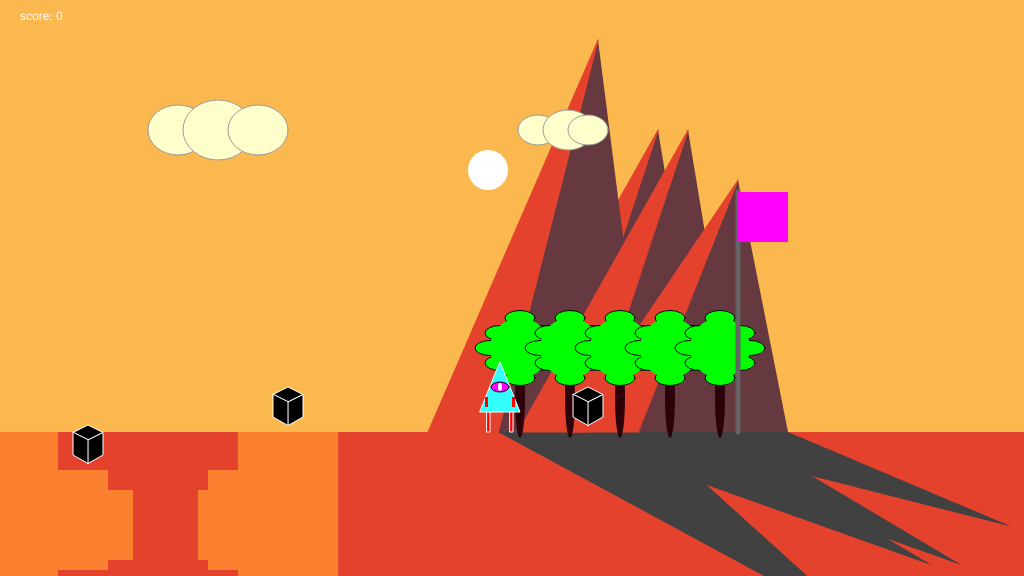
Frame 1 (no input)
Frame 60 (no input): identical to frame 1, image omitted
Frame 120 (the mouse pressed at the canvas centre since frame 60): identical to frame 1, image omitted

The p5.js sketch that drew this single still picture (run headless with seeded random() and noise() and a simulated clock; from frame 60 on, the mouse is pressed at the canvas centre):

// p5.js sketch
// ── sketch.js
/*

The Game Project

Week 14

Game mechanics

*/

var gameChar_x;
var gameChar_y;
var floorPos_y;
var isLeft;
var isRight;
var isFalling;
var isPlummeting;
var tree_x;
var treePos_y;
var cloud;
var mountain;
var cameraPosX;
var collectables;
var canyons;
var game_score;
var flagpole;
var lives;


function setup()
{
	createCanvas(1024, 576);
	floorPos_y = height * 3/4;
	gameChar_x = width/2;
	gameChar_y = floorPos_y;
	isLeft = false;
	isRight = false;
	isFalling = false;
	isPlummeting = false;
	tree_x = [width/2, width/2 + 50, width/2 + 100, 
			  width/2 + 150, width/2 + 200];
	treePos_y = height/2; 
	cloud = [{x: 190, size: 60}, {x: 230, size: 70}, {x: 270, size: 60},
			 {x: 550, size: 40}, {x: 580, size: 50}, {x: 600, size: 40}];
	mountain = [{x_pos: 570, y_pos: 432, height:-302},
				{x_pos: 510, y_pos: 432, height:-392},
				{x_pos: 600, y_pos: 432, height:-302},
				{x_pos: 650, y_pos: 432, height:-252}];
	cameraPosX = 0;
	collectables = [{x_pos: 100, y_pos: 440, size: 15, isFound: false},
					{x_pos: 300, y_pos: floorPos_y - 30, size: 15, isFound: false},
					{x_pos: 600, y_pos: floorPos_y - 30, size: 15, isFound: false}];
	canyons = [{x_pos: 0, y_pos: 100, width: 100},
				{x_pos: 1050, y_pos: 100, width: 100},
				{x_pos: 1500, y_pos: 100, width: 100}];
	
	game_score = 0;		
	flagpole = { isReached: false, x_pos: 750 };
	lives = 3;
	
}

function draw()
{

	///////////DRAWING CODE//////////
	cameraPosX = gameChar_x - 500;

	noStroke();
	fill(229,66,45);
	background(251,184,79); // fill the sky orange
	rect(0, floorPos_y, width, height - floorPos_y); // draw some orange ground
	push();
	translate(-cameraPosX, 0);

	// Sun 
	fill(255);
	ellipse(500, 170, 40, 40);

	// Mountain
	drawMountains();
	
	//1. a cloud in the sky
	drawClouds();
	
	// tree
	drawTrees();
	
	// a canyon
	for(var i = 0; i < canyons.length; i++) {
		drawCanyon(canyons[i]);
		// Check if character is over the canyon x-axis
		checkCanyon(canyons[i]);
	}
	
	// draw flagpole
	renderFlagpole();
	
	// check Flagpole
	if(flagpole.isReached == false)
	{
		checkFlagpole();
	}

	checkPlayerDie();
	
	// collectables
	for(var i = 0; i < collectables.length; i++) {
		if(!collectables[i].isFound) 
		{
			// collectable token - eg. a jewel, fruit, coins
			drawCollectable(collectables[i]);
			// Check collectable
			checkCollectable(collectables[i]);
		}
		
	}
	
	
	// the game character
	// Make character fall 
	if(isPlummeting == true)
	{
		gameChar_y += 1;
	}

	if(isLeft && isFalling)
	{
		// add your jumping-left code
		// body
		fill(50, 350, 400);
		triangle(gameChar_x - 20, gameChar_y - 20, gameChar_x + 20, gameChar_y - 20, gameChar_x, gameChar_y - 70);

		// arms
		fill(350, 0, 0);
		rect(gameChar_x - 11, gameChar_y - 55, 3, 12);
		rect(gameChar_x + 7, gameChar_y - 35, 10, 3);

		
		// legs
		fill(350, 0, 0);
		rect(gameChar_x - 8, gameChar_y - 20, 3, 10);
		rect(gameChar_x - 5, gameChar_y - 13, 3, 10);
		rect(gameChar_x, gameChar_y - 20, 3, 10);
		rect(gameChar_x + 3, gameChar_y - 13, 3, 10);
		

		// eyes
		fill(350, 0, 400);
		stroke(5);
		ellipse(gameChar_x - 8, gameChar_y - 45, 6, 10);
		noStroke();
		fill(400, 300, 400);
		ellipse(gameChar_x - 9, gameChar_y - 45, 3, 8);

	}
	else if(isRight && isFalling)
	{
		// add your jumping-right code
		// body
		fill(50, 350, 400);
		triangle(gameChar_x - 20, gameChar_y - 20, gameChar_x + 20, gameChar_y - 20, gameChar_x, gameChar_y - 70);

		// arms
		fill(350, 0, 0);
		rect(gameChar_x - 17, gameChar_y - 35, 10, 3);
		rect(gameChar_x + 10, gameChar_y - 55, 3, 12);

		
		// legs
		fill(350, 0, 0);
		rect(gameChar_x - 8, gameChar_y - 20, 3, 10);
		rect(gameChar_x - 10, gameChar_y - 13, 3, 10);
		rect(gameChar_x, gameChar_y - 20, 3, 10);
		rect(gameChar_x - 3, gameChar_y - 13, 3, 10);
		

		// eyes
		fill(350, 0, 400);
		stroke(5);
		ellipse(gameChar_x + 8, gameChar_y - 45, 6, 10);
		noStroke();
		fill(400, 300, 400);
		ellipse(gameChar_x + 9, gameChar_y - 45, 3, 8);

	}
	else if(isLeft)
	{
		// add your walking left code
		gameChar_x -= 4;
		// body
		fill(50, 350, 400);
		triangle(gameChar_x - 20, gameChar_y - 20, gameChar_x + 20, gameChar_y - 20, gameChar_x, gameChar_y - 70);

		// arms
		fill(350, 0, 0);
		rect(gameChar_x + 7, gameChar_y - 35, 10, 3);

		
		// legs
		fill(350, 0, 0);
		rect(gameChar_x - 8, gameChar_y - 20, 3, 20);
		rect(gameChar_x, gameChar_y - 20, 3, 10);
		rect(gameChar_x + 3, gameChar_y - 13, 3, 10);

		// eyes
		fill(350, 0, 400);
		stroke(5);
		ellipse(gameChar_x - 8, gameChar_y - 45, 6, 10);
		noStroke();
		fill(400, 300, 400);
		ellipse(gameChar_x - 9, gameChar_y - 45, 3, 8);

	}
	else if(isRight)
	{
		// add your walking right code
		gameChar_x += 4;
		// body
		fill(50, 350, 400);
		triangle(gameChar_x - 20, gameChar_y - 20, gameChar_x + 20, gameChar_y - 20, gameChar_x, gameChar_y - 70);

		// arms
		fill(350, 0, 0);
		rect(gameChar_x - 17, gameChar_y - 35, 10, 3);

		
		// legs
		fill(350, 0, 0);
		rect(gameChar_x - 8, gameChar_y - 20, 3, 10);
		rect(gameChar_x - 10, gameChar_y - 13, 3, 10);
		rect(gameChar_x, gameChar_y - 20, 3, 20);
		

		// eyes
		fill(350, 0, 400);
		stroke(5);
		ellipse(gameChar_x + 8, gameChar_y - 45, 6, 10);
		noStroke();
		fill(400, 300, 400);
		ellipse(gameChar_x + 9, gameChar_y - 45, 3, 8);

	}
	else if(isFalling || isPlummeting)
	{
		// add your jumping facing forwards code
		// body
		fill(50, 350, 400);
		triangle(gameChar_x - 20, gameChar_y - 20, gameChar_x + 20, gameChar_y - 20, gameChar_x, gameChar_y - 70);

		// legs
		fill(350, 0, 0);
		rect(gameChar_x - 13, gameChar_y - 20, 3, 10);
		rect(gameChar_x - 14, gameChar_y - 13, 3, 10);
		rect(gameChar_x + 10, gameChar_y - 20, 3, 10);
		rect(gameChar_x + 9, gameChar_y - 13, 3, 10);

		// eyes
		fill(350, 0, 400);
		stroke(10);
		ellipse(gameChar_x, gameChar_y - 45, 18, 10);
		noStroke();
		fill(400, 300, 400);
		ellipse(gameChar_x, gameChar_y - 45, 4, 8);

		// arms
		fill(350, 0, 0);
		rect(gameChar_x - 15, gameChar_y - 45, 3, 10);
		rect(gameChar_x + 12, gameChar_y - 45, 3, 10);

	}
	else
	{
		// add your standing front facing code
		// body
		fill(50, 350, 400);
		triangle(gameChar_x - 20, gameChar_y - 20, gameChar_x + 20, gameChar_y - 20, gameChar_x, gameChar_y - 70);

		// legs
		fill(350, 0, 0);
		rect(gameChar_x - 13, gameChar_y - 20, 3, 20);
		rect(gameChar_x + 10, gameChar_y - 20, 3, 20);

		// eyes
		fill(350, 0, 400);
		stroke(10);
		ellipse(gameChar_x, gameChar_y - 45, 18, 10);
		noStroke();
		fill(400, 300, 400);
		ellipse(gameChar_x, gameChar_y - 45, 4, 8);

		// arms
		fill(350, 0, 0);
		rect(gameChar_x - 15, gameChar_y - 35, 3, 10);
		rect(gameChar_x + 12, gameChar_y - 35, 3, 10);

	}
	
	pop();

	fill(255);
	noStroke();
	text("score: " + game_score, 20, 20);

	

}


function keyPressed()
{
	// if statements to control the animation of the character when
	// keys are pressed.
	if( isPlummeting == false)
	{
		if(keyCode == 65 )
		{
			isLeft = true;
		}
		
		if(keyCode == 68 )
		{
			isRight = true;
		}
	}

	if(keyCode == 87 )
	{
		isPlummeting = true;
		gameChar_y = gameChar_y - 100;
	}

	//open up the console to see how these work
	console.log("keyPressed: " + key);
	console.log("keyPressed: " + keyCode);
}

function keyReleased()
{
	// if statements to control the animation of the character when
	// keys are released.
	if(keyCode == 65 )
	{
		isLeft = false;
	}
	
	if(keyCode == 68 )
	{
		isRight = false;
	}

	if(keyCode == 87 )
	{
		isPlummeting = false;
		gameChar_y = gameChar_y + 100;
	}

	console.log("keyReleased: " + key);
	console.log("keyReleased: " + keyCode);

}

function drawClouds() {
	stroke(155, 155, 155);
	for(var i = 0; i < cloud.length; i++) {
		fill(255,255,204);
		ellipse(cloud[i].x, 130, cloud[i].size, cloud[i].size - 10);
	}
}

function drawTrees() {
	for(var i = 0; i < tree_x.length; i++) {
		//console.log(i);
		noStroke();
		fill(46,0,9);
		ellipse(tree_x[i] + 20, treePos_y + 110, 10, 80);
		fill(0,255,0);
		stroke(5);

		// corner ellipses
		ellipse(tree_x[i], treePos_y + 45, 30, 15);
		ellipse(tree_x[i] + 40, treePos_y + 45, 30, 15);
		ellipse(tree_x[i], treePos_y + 75, 30, 15);
		ellipse(tree_x[i] + 40, treePos_y + 75, 30, 15);
	
		// top, bottom, left, and right ellipses
		ellipse(tree_x[i] + 20, treePos_y + 30, 30, 15);
		ellipse(tree_x[i] + 20, treePos_y + 90, 30, 15);
		ellipse(tree_x[i] - 10, treePos_y + 60, 30, 15);
		ellipse(tree_x[i] + 50, treePos_y + 60, 30, 15);

		noStroke();
		circle(tree_x[i] + 20, treePos_y + 60, 60); 
	}

}

function checkCollectable(t_collectable) {
	// Calculate the distance between t_collectable and character
	let d = dist(t_collectable.x_pos, t_collectable.y_pos, gameChar_x, gameChar_y);
	//console.log(d);

	if (30 < d && d < 32)
	{
		t_collectable.isFound = true;
		game_score += 1;
	}

}

function drawCollectable(t_collectable) {
	if(t_collectable.isFound == false)
		{
			noStroke();
			fill(255);
			// cube function
			var size = t_collectable.size; //sets cube side length 
			drawCube(size, t_collectable.x_pos, t_collectable.y_pos);
		}

}

function drawCanyon(t_canyon) {
	fill(251,128,48);
	noStroke();
	rect(t_canyon.x_pos, t_canyon.y_pos + 332, t_canyon.width - 30, 150);
	rect(t_canyon.x_pos + 70, t_canyon.y_pos + 370, t_canyon.width - 50, 100);
	rect(t_canyon.x_pos + 105, t_canyon.y_pos + 390, t_canyon.width - 60, 70);

	rect(t_canyon.x_pos + 250, t_canyon.y_pos + 332, t_canyon.width, 170);
	rect(t_canyon.x_pos + 220, t_canyon.y_pos + 370, t_canyon.width - 70, 100);
	rect(t_canyon.x_pos + 210, t_canyon.y_pos + 390, t_canyon.width, 70);
}

function checkCanyon(t_canyon) { 
	if(gameChar_x > t_canyon.x_pos && gameChar_x < t_canyon.x_pos + t_canyon.width ||
		gameChar_x > t_canyon.x_pos + 250 && gameChar_x < t_canyon.x_pos + 250 + t_canyon.width)
	{
		gameChar_y = floorPos_y;
	}

	if(gameChar_x > t_canyon.x_pos + 70 && gameChar_x < t_canyon.x_pos + 20 + t_canyon.width ||
		gameChar_x > t_canyon.x_pos + 220 && gameChar_x < t_canyon.x_pos + 150 + t_canyon.width)
	{
		gameChar_y = t_canyon.y_pos + 370;
	}
	
	if(gameChar_x > (t_canyon.x_pos + 60 + t_canyon.width) && gameChar_x < (t_canyon.x_pos + 210))
	{
		isPlummeting = true;
	}
}


function drawMountains() {
	for( var i = 0; i < mountain.length; i++) {
		noStroke();
		fill(102,56,63);
		
		// Brown triangle
		fill(102,56,63);
		triangle(mountain[i].x_pos + 100, mountain[i].y_pos + mountain[i].height, 
			mountain[i].x_pos + 150, mountain[i].y_pos, 
			mountain[i].x_pos, mountain[i].y_pos);

		// Shade triangle
		let c = color(251,184,79);
		let lightValue = lightness(c);
		fill(lightValue);
		triangle(mountain[i].x_pos + 374, (mountain[i].y_pos - mountain[i].height) * 0.77, 
			mountain[i].x_pos + 150, mountain[i].y_pos, 
			mountain[i].x_pos, mountain[i].y_pos);

		// Orange triangle
		stroke(229,66,45);
		fill(229,66,45);
		triangle(mountain[i].x_pos + 100, mountain[i].y_pos + mountain[i].height, 
			mountain[i].x_pos - 70, mountain[i].y_pos, 
			mountain[i].x_pos, mountain[i].y_pos); 
	}
}

function drawCube(xx, x_pos, y_pos) {
	var dW = 30; //drawing width
	var dH = 10; //drawing height
	var cW = x_pos; //x coordinate for center
	var cH = y_pos; //y coordinate for center
	var yy = xx/2; //half of side length
	fill(0); //sets fill color to red
	stroke(255);
	quad (cW, cH, cW + xx, cH - yy, cW, cH - xx, cW - xx, cH - yy); //draws the top quad of a cube
	quad (cW, cH, cW + xx, cH - yy, cW + xx, cH + xx, cW, cH + PI*yy); //draws the right quad of a cube
	quad (cW, cH, cW, cH + PI*yy, cW - xx, cH + xx, cW - xx, cH - yy); //draws the left quad of a cube
  }

  function renderFlagpole() {
	push();
	strokeWeight(5);
	stroke(100);
	line(flagpole.x_pos, floorPos_y, flagpole.x_pos, floorPos_y - 240);
	fill(255,0,255);
	noStroke();

	if(flagpole.isReached) 
	{
		rect(flagpole.x_pos, floorPos_y - 50, 50,50);
	} else 
	{
		rect(flagpole.x_pos, floorPos_y - 240, 50,50);
	}

	// console.log(flagpole.isReached);

	pop();
}

function checkFlagpole() {
	var d = abs(gameChar_x - flagpole.x_pos);
	
	if( d < 5)
	{
		flagpole.isReached = true;
	}
}

function checkPlayerDie() {
	if(gameChar_y > 530)
	{
		lives -= 1;
	}
}

function startGame() {
	gameChar_x = width/2;
	gameChar_y = floorPos_y;
	isLeft = false;
	isRight = false;
	isFalling = false;
	isPlummeting = false;
	tree_x = [width/2, width/2 + 50, width/2 + 100, 
			  width/2 + 150, width/2 + 200];
	treePos_y = height/2; 
	cloud = [{x: 190, size: 60}, {x: 230, size: 70}, {x: 270, size: 60},
			 {x: 550, size: 40}, {x: 580, size: 50}, {x: 600, size: 40}];
	mountain = [{x_pos: 570, y_pos: 432, height:-302},
				{x_pos: 510, y_pos: 432, height:-392},
				{x_pos: 600, y_pos: 432, height:-302},
				{x_pos: 650, y_pos: 432, height:-252}];
	cameraPosX = 0;
	collectables = [{x_pos: 100, y_pos: 440, size: 15, isFound: false},
					{x_pos: 300, y_pos: floorPos_y - 30, size: 15, isFound: false},
					{x_pos: 600, y_pos: floorPos_y - 30, size: 15, isFound: false}];
	canyons = [{x_pos: 0, y_pos: 100, width: 100},
				{x_pos: 1050, y_pos: 100, width: 100},
				{x_pos: 1500, y_pos: 100, width: 100}];
	
	game_score = 0;		
	flagpole = { isReached: false, x_pos: 750 };
	startGame();
}
